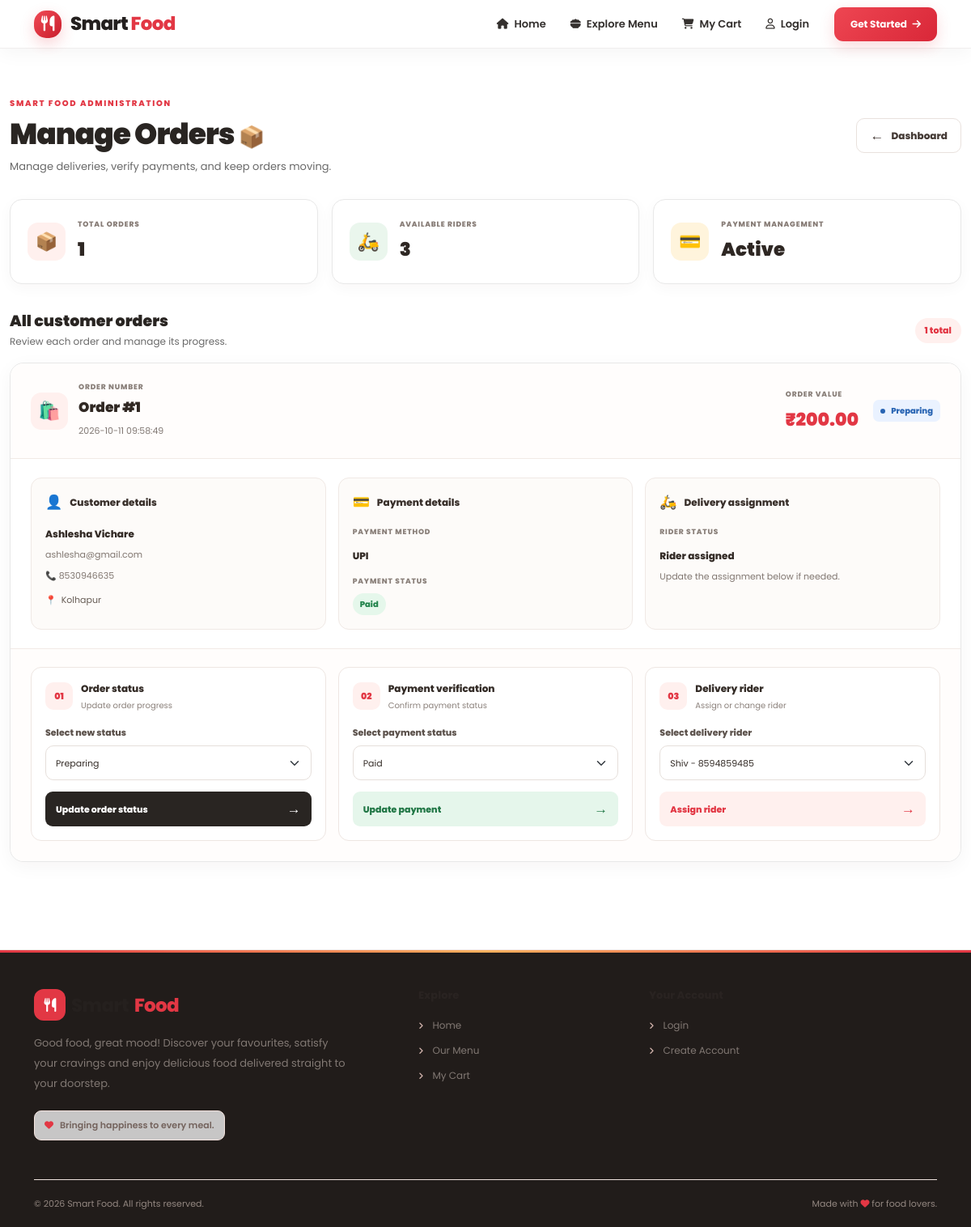
The app's page /admin/orders (signed in) with its own data.
### tables this page shows
CREATE TABLE orders (
                id INTEGER PRIMARY KEY AUTOINCREMENT,
                customer_id INTEGER NOT NULL,
                total_amount REAL NOT NULL DEFAULT 0,
                payment_method TEXT NOT NULL DEFAULT 'Cash',
                payment_status TEXT DEFAULT 'Pending',
                order_status TEXT DEFAULT 'New Order',
                delivery_address TEXT NOT NULL DEFAULT '',
                rider_id INTEGER,
                created_at TIMESTAMP DEFAULT CURRENT_TIMESTAMP,
                FOREIGN KEY (customer_id) REFERENCES customers(id),
                FOREIGN KEY (rider_id) REFERENCES riders(id)
            );

CREATE TABLE customers (
                id INTEGER PRIMARY KEY AUTOINCREMENT,
                name TEXT NOT NULL,
                email TEXT UNIQUE NOT NULL,
                password TEXT NOT NULL,
                phone TEXT,
                address TEXT,
                created_at TIMESTAMP DEFAULT CURRENT_TIMESTAMP
            );

CREATE TABLE riders (
                id INTEGER PRIMARY KEY AUTOINCREMENT,
                name TEXT NOT NULL,
                phone TEXT,
                available INTEGER DEFAULT 1
            );

### app.py (the view)
@app.route("/admin/orders")
@admin_required
def admin_orders():
    conn = get_db_connection()
    try:
        all_orders = conn.execute("""
            SELECT
                orders.*,
                customers.name AS customer_name,
                customers.email AS customer_email,
                customers.phone AS customer_phone
            FROM orders
            LEFT JOIN customers
                ON customers.id = orders.customer_id
            ORDER BY orders.id DESC
        """).fetchall()
        riders = conn.execute("""
            SELECT id, name, phone
            FROM riders
            WHERE available = 1
            ORDER BY name
        """).fetchall()
        return render_template(
            "admin_orders.html",
            orders=all_orders,
            riders=riders,
            statuses=ORDER_STATUSES
        )
    finally:
        conn.close()

### app.py (called while the page is built)
def admin_required(view):
    @wraps(view)
    def wrapped(*args, **kwargs):
        if "admin_id" not in session:
            flash("Please login as admin.", "warning")
            return redirect(url_for("admin_login"))
        return view(*args, **kwargs)
    return wrapped

### database.py (called while the page is built)
def get_db_connection():
    conn = sqlite3.connect(DATABASE)
    conn.row_factory = sqlite3.Row
    conn.execute("PRAGMA foreign_keys = ON")
    return conn

### templates/admin_orders.html (shortened to what this page needs)
{% extends "base.html" %}
{% block content %}
<div class="container-fluid premium-admin-orders py-4 py-lg-5">
    <div class="admin-orders-header">
        <div>
            <span class="admin-orders-eyebrow">SMART FOOD ADMINISTRATION</span>
            <h2>Manage Orders <span>📦</span></h2>
            <p>Manage deliveries, verify payments, and keep orders moving.</p>
        </div>
        <a href="{{ url_for('admin_dashboard') }}"
           class="admin-dashboard-back">
            <span>←</span> Dashboard
        </a>
    </div>
    <div class="admin-orders-overview">
        <div class="admin-overview-card">
            <span class="admin-overview-icon">📦</span>
            <div>
                <span class="admin-overview-label">TOTAL ORDERS</span>
                <strong>{{ orders|length }}</strong>
            </div>
        </div>
        <div class="admin-overview-card">
            <span class="admin-overview-icon">🛵</span>
            <div>
                <span class="admin-overview-label">AVAILABLE RIDERS</span>
                <strong>{{ riders|length }}</strong>
            </div>
        </div>
        <div class="admin-overview-card">
            <span class="admin-overview-icon">💳</span>
            <div>
                <span class="admin-overview-label">PAYMENT MANAGEMENT</span>
                <strong>Active</strong>
            </div>
        </div>
    </div>
    <div class="admin-orders-section-heading">
        <div>
            <h4>All customer orders</h4>
            <p>Review each order and manage its progress.</p>
        </div>
        <span class="admin-order-count">
            {{ orders|length }} total
        </span>
    </div>
    {% if orders %}
    <div class="premium-admin-orders-list">
        {% for order in orders %}
        {% set order_state = order.order_status|string|lower %}
        {% set payment_state = order.payment_status|string|lower %}
        <article class="premium-admin-order-card">
            <div class="admin-order-card-header">
                <div class="admin-order-identity">
                    <div class="admin-order-bag-icon">🛍️</div>
                    <div>
                        <span class="admin-meta-label">ORDER NUMBER</span>
                        <h5>Order #{{ order.id }}</h5>
                        <span class="admin-order-date">{{ order.created_at }}</span>
                    </div>
                </div>
                <div class="admin-order-header-right">
                    <div class="admin-order-total">
                        <span class="admin-meta-label">ORDER VALUE</span>
                        <strong>₹{{ "%.2f"|format(order.total_amount) }}</strong>
                    </div>
                    <span class="admin-order-status
                        {% if order_state == 'delivered' %}admin-status-delivered
                        {% elif order_state == 'cancelled' %}admin-status-cancelled
                        {% elif order_state in ['preparing', 'confirmed', 'ready for pickup', 'out for delivery'] %}admin-status-progress
                        {% else %}admin-status-pending{% endif %}">
                        <span class="admin-status-dot"></span>
                        {{ order.order_status }}
                    </span>
                </div>
            </div>
            <div class="admin-order-info-grid">
                <div class="admin-order-info-box">
                    <div class="admin-info-box-heading">
                        <span>👤</span> Customer details
                    </div>
                    <div class="admin-info-box-content">
                        <strong>
                            {{ order.customer_name or 'Guest Customer' }}
                        </strong>
                        <span class="admin-break-text">
                            {{ order.customer_email or 'Email not available' }}
                        </span>
                        {% if order.customer_phone %}
                            <span class="admin-break-text">
                                📞 {{ order.customer_phone }}
                            </span>
                        {% endif %}
                        <div class="admin-address-line">
                            <span>📍</span>
                            <span>{{ order.delivery_address or 'Address not available' }}</span>
                        </div>
                    </div>
                </div>
                <div class="admin-order-info-box">
                    <div class="admin-info-box-heading">
                        <span>💳</span> Payment details
                    </div>
                    <div class="admin-info-box-content">
                        <span class="admin-meta-label">PAYMENT METHOD</span>
                        <strong>{{ order.payment_method }}</strong>
                        <span class="admin-meta-label admin-payment-label">
                            PAYMENT STATUS
                        </span>
                        <span class="admin-payment-status
                            {% if payment_state == 'paid' %}admin-payment-paid
                            {% elif payment_state == 'rejected' %}admin-payment-rejected
                            {% else %}admin-payment-pending{% endif %}">
                            {{ order.payment_status }}
                        </span>
                    </div>
                </div>
                <div class="admin-order-info-box">
                    <div class="admin-info-box-heading">
                        <span>🛵</span> Delivery assignment
                    </div>
                    <div class="admin-info-box-content">
                        <span class="admin-meta-label">RIDER STATUS</span>
                        {% if order.rider_id %}
                            <strong>Rider assigned</strong>
                            <span class="admin-break-text">
                                Update the assignment below if needed.
                            </span>
                        {% else %}
                            <strong class="admin-no-rider">Awaiting assignment</strong>
                            <span class="admin-break-text">
                                Select a rider to arrange delivery.
                            </span>
                        {% endif %}
                    </div>
                </div>
            </div>
            <div class="admin-order-controls">
                <form method="POST"
                      action="{{ url_for('update_order_status', order_id=order.id) }}"
                      class="admin-control-form">
                    <div class="admin-control-heading">
                        <span class="admin-control-number">01</span>
                        <div>
                            <strong>Order status</strong>
                            <small>Update order progress</small>
                        </div>
                    </div>
                    <label for="order_status_{{ order.id }}"
                           class="admin-control-label">
                        Select new status
                    </label>
                    <select id="order_status_{{ order.id }}"
                            name="order_status"
                            class="form-select admin-premium-select"
                            required>
                        {% for status in statuses %}
                        <option value="{{ status }}"
                            {% if status == order.order_status %}selected{% endif %}>
                            {{ status }}
                        </option>
                        {% endfor %}
                    </select>
                    <button type="submit" class="admin-control-btn admin-btn-dark">
                        Update order status <span>→</span>
                    </button>
                </form>
                <form method="POST"
                      action="{{ url_for('update_payment_status', order_id=order.id) }}"
                      class="admin-control-form">
                    <div class="admin-control-heading">
                        <span class="admin-control-number">02</span>
                        <div>
                            <strong>Payment verification</strong>
                            <small>Confirm payment status</small>
                        </div>
                    </div>
                    <label for="payment_status_{{ order.id }}"
                           class="admin-control-label">
                        Select payment status
                    </label>
                    <select id="payment_status_{{ order.id }}"
                            name="payment_status"
                            class="form-select admin-premium-select"
                            required>
                        {% for payment_status in ['Pending', 'Paid', 'Rejected'] %}
                        <option value="{{ payment_status }}"
                            {% if payment_status == order.payment_status %}selected{% endif %}>
                            {{ payment_status }}
                        </option>
                        {% endfor %}
                    </select>
                    <button type="submit"
                            class="admin-control-btn admin-btn-payment">
                        Update payment <span>→</span>
                    </button>
                </form>
                <form method="POST"
                      action="{{ url_for('assign_rider', order_id=order.id) }}"
                      class="admin-control-form">
                    <div class="admin-control-heading">
                        <span class="admin-control-number">03</span>
                        <div>
                            <strong>Delivery rider</strong>
                            <small>Assign or change rider</small>
                        </div>
                    </div>
                    <label for="rider_id_{{ order.id }}"
                           class="admin-control-label">
                        Select delivery rider
                    </label>
                    <select id="rider_id_{{ order.id }}"
                            name="rider_id"
                            class="form-select admin-premium-select"
                            required>
                        {% for rider in riders %}
                        <option value="{{ rider.id }}"
                            {% if order.rider_id|string == rider.id|string %}selected{% endif %}>
                            {{ rider.name }}{% if rider.phone %} - {{ rider.phone }}{% endif %}
                        </option>
                        {% else %}
                        <option value="" disabled>
                            No riders available. Add a rider first.
                        </option>
                        {% endfor %}
                    </select>
                    <button type="submit"
                            class="admin-control-btn admin-btn-rider"
                            {% if not riders %}disabled{% endif %}>
                        Assign rider <span>→</span>
                    </button>
                </form>
            </div>
        </article>
        {% endfor %}
    </div>
    {% endif %}
</div>
{% endblock %}

### records on screen
orders: id "1", created_at "2026-10-11 09:58:49", total_amount "200.00", order_status "Preparing", name "Ashlesha Vichare", email "ashlesha@gmail.com", customer_phone "8530946635", delivery_address "Kolhapur", payment_method "UPI", payment_status "Paid", shows "Rider assigned", rider_id "Shiv - 8594859485"

### other values on screen
{{ orders|length }} "1"
{{ riders|length }} "3"
